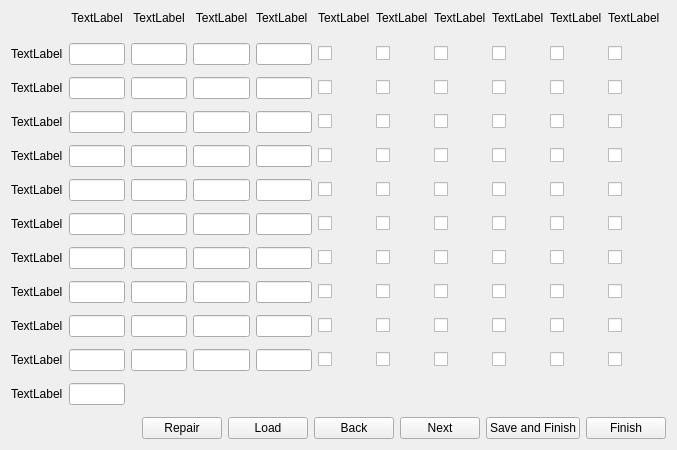
<?xml version="1.0" encoding="UTF-8"?>
<ui version="4.0">
 <class>Settings</class>
 <widget class="QWidget" name="Settings">
  <property name="geometry">
   <rect>
    <x>0</x>
    <y>0</y>
    <width>677</width>
    <height>450</height>
   </rect>
  </property>
  <property name="sizePolicy">
   <sizepolicy hsizetype="Preferred" vsizetype="Preferred">
    <horstretch>0</horstretch>
    <verstretch>0</verstretch>
   </sizepolicy>
  </property>
  <property name="focusPolicy">
   <enum>Qt::NoFocus</enum>
  </property>
  <property name="windowTitle">
   <string>Form</string>
  </property>
  <layout class="QGridLayout" name="gridLayout">
   <item row="16" column="10">
    <widget class="QCheckBox" name="checkBox86">
     <property name="text">
      <string/>
     </property>
    </widget>
   </item>
   <item row="6" column="5">
    <widget class="QCheckBox" name="checkBox31">
     <property name="text">
      <string/>
     </property>
    </widget>
   </item>
   <item row="4" column="10">
    <widget class="QCheckBox" name="checkBox26">
     <property name="text">
      <string/>
     </property>
    </widget>
   </item>
   <item row="6" column="6">
    <widget class="QCheckBox" name="checkBox32">
     <property name="text">
      <string/>
     </property>
    </widget>
   </item>
   <item row="18" column="5">
    <widget class="QCheckBox" name="checkBox91">
     <property name="text">
      <string/>
     </property>
    </widget>
   </item>
   <item row="6" column="7">
    <widget class="QCheckBox" name="checkBox33">
     <property name="text">
      <string/>
     </property>
    </widget>
   </item>
   <item row="18" column="6">
    <widget class="QCheckBox" name="checkBox92">
     <property name="text">
      <string/>
     </property>
    </widget>
   </item>
   <item row="6" column="8">
    <widget class="QCheckBox" name="checkBox34">
     <property name="text">
      <string/>
     </property>
    </widget>
   </item>
   <item row="18" column="7">
    <widget class="QCheckBox" name="checkBox93">
     <property name="text">
      <string/>
     </property>
    </widget>
   </item>
   <item row="6" column="9">
    <widget class="QCheckBox" name="checkBox35">
     <property name="text">
      <string/>
     </property>
    </widget>
   </item>
   <item row="8" column="6">
    <widget class="QCheckBox" name="checkBox42">
     <property name="text">
      <string/>
     </property>
    </widget>
   </item>
   <item row="6" column="10">
    <widget class="QCheckBox" name="checkBox36">
     <property name="text">
      <string/>
     </property>
    </widget>
   </item>
   <item row="8" column="5">
    <widget class="QCheckBox" name="checkBox41">
     <property name="text">
      <string/>
     </property>
    </widget>
   </item>
   <item row="8" column="8">
    <widget class="QCheckBox" name="checkBox44">
     <property name="text">
      <string/>
     </property>
    </widget>
   </item>
   <item row="8" column="9">
    <widget class="QCheckBox" name="checkBox45">
     <property name="text">
      <string/>
     </property>
    </widget>
   </item>
   <item row="8" column="10">
    <widget class="QCheckBox" name="checkBox46">
     <property name="text">
      <string/>
     </property>
    </widget>
   </item>
   <item row="8" column="7">
    <widget class="QCheckBox" name="checkBox43">
     <property name="text">
      <string/>
     </property>
    </widget>
   </item>
   <item row="1" column="3">
    <spacer name="verticalSpacer_3">
     <property name="orientation">
      <enum>Qt::Vertical</enum>
     </property>
     <property name="sizeHint" stdset="0">
      <size>
       <width>20</width>
       <height>40</height>
      </size>
     </property>
    </spacer>
   </item>
   <item row="2" column="0">
    <widget class="QLabel" name="label1">
     <property name="text">
      <string>TextLabel</string>
     </property>
     <property name="wordWrap">
      <bool>true</bool>
     </property>
    </widget>
   </item>
   <item row="1" column="2">
    <spacer name="verticalSpacer_2">
     <property name="orientation">
      <enum>Qt::Vertical</enum>
     </property>
     <property name="sizeHint" stdset="0">
      <size>
       <width>20</width>
       <height>40</height>
      </size>
     </property>
    </spacer>
   </item>
   <item row="0" column="2">
    <widget class="QLabel" name="label13">
     <property name="text">
      <string>TextLabel</string>
     </property>
     <property name="alignment">
      <set>Qt::AlignCenter</set>
     </property>
     <property name="wordWrap">
      <bool>true</bool>
     </property>
    </widget>
   </item>
   <item row="18" column="8">
    <widget class="QCheckBox" name="checkBox94">
     <property name="text">
      <string/>
     </property>
    </widget>
   </item>
   <item row="10" column="2">
    <widget class="QLineEdit" name="lineEdit52"/>
   </item>
   <item row="8" column="2">
    <widget class="QLineEdit" name="lineEdit42"/>
   </item>
   <item row="0" column="1">
    <widget class="QLabel" name="label12">
     <property name="text">
      <string>TextLabel</string>
     </property>
     <property name="alignment">
      <set>Qt::AlignCenter</set>
     </property>
     <property name="wordWrap">
      <bool>true</bool>
     </property>
    </widget>
   </item>
   <item row="8" column="0">
    <widget class="QLabel" name="label4">
     <property name="text">
      <string>TextLabel</string>
     </property>
     <property name="wordWrap">
      <bool>true</bool>
     </property>
    </widget>
   </item>
   <item row="2" column="1">
    <widget class="QLineEdit" name="lineEdit11">
     <property name="readOnly">
      <bool>false</bool>
     </property>
     <property name="clearButtonEnabled">
      <bool>false</bool>
     </property>
    </widget>
   </item>
   <item row="4" column="3">
    <widget class="QLineEdit" name="lineEdit23"/>
   </item>
   <item row="8" column="3">
    <widget class="QLineEdit" name="lineEdit43"/>
   </item>
   <item row="10" column="0">
    <widget class="QLabel" name="label5">
     <property name="layoutDirection">
      <enum>Qt::LeftToRight</enum>
     </property>
     <property name="text">
      <string>TextLabel</string>
     </property>
     <property name="wordWrap">
      <bool>true</bool>
     </property>
    </widget>
   </item>
   <item row="10" column="5">
    <widget class="QCheckBox" name="checkBox51">
     <property name="text">
      <string/>
     </property>
    </widget>
   </item>
   <item row="6" column="3">
    <widget class="QLineEdit" name="lineEdit33"/>
   </item>
   <item row="6" column="1">
    <widget class="QLineEdit" name="lineEdit31"/>
   </item>
   <item row="4" column="2">
    <widget class="QLineEdit" name="lineEdit22"/>
   </item>
   <item row="1" column="1">
    <spacer name="verticalSpacer">
     <property name="orientation">
      <enum>Qt::Vertical</enum>
     </property>
     <property name="sizeHint" stdset="0">
      <size>
       <width>20</width>
       <height>40</height>
      </size>
     </property>
    </spacer>
   </item>
   <item row="2" column="2">
    <widget class="QLineEdit" name="lineEdit12"/>
   </item>
   <item row="4" column="0">
    <widget class="QLabel" name="label2">
     <property name="text">
      <string>TextLabel</string>
     </property>
     <property name="wordWrap">
      <bool>true</bool>
     </property>
    </widget>
   </item>
   <item row="12" column="0">
    <widget class="QLabel" name="label6">
     <property name="text">
      <string>TextLabel</string>
     </property>
     <property name="wordWrap">
      <bool>true</bool>
     </property>
    </widget>
   </item>
   <item row="2" column="3">
    <widget class="QLineEdit" name="lineEdit13"/>
   </item>
   <item row="14" column="0">
    <widget class="QLabel" name="label7">
     <property name="text">
      <string>TextLabel</string>
     </property>
     <property name="wordWrap">
      <bool>true</bool>
     </property>
    </widget>
   </item>
   <item row="4" column="1">
    <widget class="QLineEdit" name="lineEdit21"/>
   </item>
   <item row="6" column="2">
    <widget class="QLineEdit" name="lineEdit32"/>
   </item>
   <item row="8" column="1">
    <widget class="QLineEdit" name="lineEdit41"/>
   </item>
   <item row="6" column="0">
    <widget class="QLabel" name="label3">
     <property name="text">
      <string>TextLabel</string>
     </property>
     <property name="wordWrap">
      <bool>true</bool>
     </property>
    </widget>
   </item>
   <item row="10" column="1">
    <widget class="QLineEdit" name="lineEdit51"/>
   </item>
   <item row="0" column="3">
    <widget class="QLabel" name="label14">
     <property name="text">
      <string>TextLabel</string>
     </property>
     <property name="alignment">
      <set>Qt::AlignCenter</set>
     </property>
     <property name="wordWrap">
      <bool>true</bool>
     </property>
    </widget>
   </item>
   <item row="5" column="0">
    <spacer name="verticalSpacer_5">
     <property name="orientation">
      <enum>Qt::Vertical</enum>
     </property>
     <property name="sizeHint" stdset="0">
      <size>
       <width>20</width>
       <height>40</height>
      </size>
     </property>
    </spacer>
   </item>
   <item row="9" column="0">
    <spacer name="verticalSpacer_7">
     <property name="orientation">
      <enum>Qt::Vertical</enum>
     </property>
     <property name="sizeHint" stdset="0">
      <size>
       <width>20</width>
       <height>40</height>
      </size>
     </property>
    </spacer>
   </item>
   <item row="11" column="0">
    <spacer name="verticalSpacer_8">
     <property name="orientation">
      <enum>Qt::Vertical</enum>
     </property>
     <property name="sizeHint" stdset="0">
      <size>
       <width>20</width>
       <height>40</height>
      </size>
     </property>
    </spacer>
   </item>
   <item row="15" column="0">
    <spacer name="verticalSpacer_10">
     <property name="orientation">
      <enum>Qt::Vertical</enum>
     </property>
     <property name="sizeHint" stdset="0">
      <size>
       <width>20</width>
       <height>40</height>
      </size>
     </property>
    </spacer>
   </item>
   <item row="10" column="3">
    <widget class="QLineEdit" name="lineEdit53"/>
   </item>
   <item row="16" column="0">
    <widget class="QLabel" name="label8">
     <property name="text">
      <string>TextLabel</string>
     </property>
     <property name="wordWrap">
      <bool>true</bool>
     </property>
    </widget>
   </item>
   <item row="7" column="0">
    <spacer name="verticalSpacer_6">
     <property name="orientation">
      <enum>Qt::Vertical</enum>
     </property>
     <property name="sizeHint" stdset="0">
      <size>
       <width>20</width>
       <height>40</height>
      </size>
     </property>
    </spacer>
   </item>
   <item row="17" column="0">
    <spacer name="verticalSpacer_11">
     <property name="orientation">
      <enum>Qt::Vertical</enum>
     </property>
     <property name="sizeHint" stdset="0">
      <size>
       <width>20</width>
       <height>40</height>
      </size>
     </property>
    </spacer>
   </item>
   <item row="13" column="0">
    <spacer name="verticalSpacer_9">
     <property name="orientation">
      <enum>Qt::Vertical</enum>
     </property>
     <property name="sizeHint" stdset="0">
      <size>
       <width>20</width>
       <height>40</height>
      </size>
     </property>
    </spacer>
   </item>
   <item row="3" column="0">
    <spacer name="verticalSpacer_4">
     <property name="orientation">
      <enum>Qt::Vertical</enum>
     </property>
     <property name="sizeHint" stdset="0">
      <size>
       <width>20</width>
       <height>40</height>
      </size>
     </property>
    </spacer>
   </item>
   <item row="0" column="0" rowspan="2">
    <widget class="QLabel" name="labelpct">
     <property name="sizePolicy">
      <sizepolicy hsizetype="Ignored" vsizetype="Ignored">
       <horstretch>0</horstretch>
       <verstretch>0</verstretch>
      </sizepolicy>
     </property>
     <property name="text">
      <string/>
     </property>
     <property name="alignment">
      <set>Qt::AlignCenter</set>
     </property>
    </widget>
   </item>
   <item row="10" column="7">
    <widget class="QCheckBox" name="checkBox53">
     <property name="text">
      <string/>
     </property>
    </widget>
   </item>
   <item row="18" column="0">
    <widget class="QLabel" name="label9">
     <property name="text">
      <string>TextLabel</string>
     </property>
     <property name="wordWrap">
      <bool>true</bool>
     </property>
    </widget>
   </item>
   <item row="19" column="0">
    <spacer name="verticalSpacer_12">
     <property name="orientation">
      <enum>Qt::Vertical</enum>
     </property>
     <property name="sizeHint" stdset="0">
      <size>
       <width>20</width>
       <height>40</height>
      </size>
     </property>
    </spacer>
   </item>
   <item row="10" column="6">
    <widget class="QCheckBox" name="checkBox52">
     <property name="text">
      <string/>
     </property>
    </widget>
   </item>
   <item row="21" column="0">
    <spacer name="verticalSpacer_13">
     <property name="orientation">
      <enum>Qt::Vertical</enum>
     </property>
     <property name="sizeHint" stdset="0">
      <size>
       <width>20</width>
       <height>40</height>
      </size>
     </property>
    </spacer>
   </item>
   <item row="20" column="0">
    <widget class="QLabel" name="label10">
     <property name="text">
      <string>TextLabel</string>
     </property>
     <property name="wordWrap">
      <bool>false</bool>
     </property>
    </widget>
   </item>
   <item row="10" column="8">
    <widget class="QCheckBox" name="checkBox54">
     <property name="text">
      <string/>
     </property>
    </widget>
   </item>
   <item row="10" column="10">
    <widget class="QCheckBox" name="checkBox56">
     <property name="text">
      <string/>
     </property>
    </widget>
   </item>
   <item row="18" column="9">
    <widget class="QCheckBox" name="checkBox95">
     <property name="text">
      <string/>
     </property>
    </widget>
   </item>
   <item row="10" column="9">
    <widget class="QCheckBox" name="checkBox55">
     <property name="text">
      <string/>
     </property>
    </widget>
   </item>
   <item row="12" column="6">
    <widget class="QCheckBox" name="checkBox62">
     <property name="text">
      <string/>
     </property>
    </widget>
   </item>
   <item row="18" column="10">
    <widget class="QCheckBox" name="checkBox96">
     <property name="text">
      <string/>
     </property>
    </widget>
   </item>
   <item row="12" column="5">
    <widget class="QCheckBox" name="checkBox61">
     <property name="text">
      <string/>
     </property>
    </widget>
   </item>
   <item row="12" column="7">
    <widget class="QCheckBox" name="checkBox63">
     <property name="text">
      <string/>
     </property>
    </widget>
   </item>
   <item row="12" column="9">
    <widget class="QCheckBox" name="checkBox65">
     <property name="text">
      <string/>
     </property>
    </widget>
   </item>
   <item row="12" column="10">
    <widget class="QCheckBox" name="checkBox66">
     <property name="text">
      <string/>
     </property>
    </widget>
   </item>
   <item row="12" column="8">
    <widget class="QCheckBox" name="checkBox64">
     <property name="text">
      <string/>
     </property>
    </widget>
   </item>
   <item row="14" column="5">
    <widget class="QCheckBox" name="checkBox71">
     <property name="text">
      <string/>
     </property>
    </widget>
   </item>
   <item row="20" column="7">
    <widget class="QCheckBox" name="checkBox103">
     <property name="text">
      <string/>
     </property>
    </widget>
   </item>
   <item row="14" column="7">
    <widget class="QCheckBox" name="checkBox73">
     <property name="text">
      <string/>
     </property>
    </widget>
   </item>
   <item row="14" column="6">
    <widget class="QCheckBox" name="checkBox72">
     <property name="text">
      <string/>
     </property>
    </widget>
   </item>
   <item row="20" column="5">
    <widget class="QCheckBox" name="checkBox101">
     <property name="text">
      <string/>
     </property>
    </widget>
   </item>
   <item row="20" column="6">
    <widget class="QCheckBox" name="checkBox102">
     <property name="text">
      <string/>
     </property>
    </widget>
   </item>
   <item row="1" column="5">
    <spacer name="verticalSpacer_14">
     <property name="orientation">
      <enum>Qt::Vertical</enum>
     </property>
     <property name="sizeHint" stdset="0">
      <size>
       <width>20</width>
       <height>40</height>
      </size>
     </property>
    </spacer>
   </item>
   <item row="12" column="2">
    <widget class="QLineEdit" name="lineEdit62"/>
   </item>
   <item row="20" column="8">
    <widget class="QCheckBox" name="checkBox104">
     <property name="text">
      <string/>
     </property>
    </widget>
   </item>
   <item row="14" column="8">
    <widget class="QCheckBox" name="checkBox74">
     <property name="text">
      <string/>
     </property>
    </widget>
   </item>
   <item row="12" column="1">
    <widget class="QLineEdit" name="lineEdit61"/>
   </item>
   <item row="1" column="10">
    <spacer name="verticalSpacer_19">
     <property name="orientation">
      <enum>Qt::Vertical</enum>
     </property>
     <property name="sizeHint" stdset="0">
      <size>
       <width>20</width>
       <height>40</height>
      </size>
     </property>
    </spacer>
   </item>
   <item row="1" column="9">
    <spacer name="verticalSpacer_18">
     <property name="orientation">
      <enum>Qt::Vertical</enum>
     </property>
     <property name="sizeHint" stdset="0">
      <size>
       <width>20</width>
       <height>40</height>
      </size>
     </property>
    </spacer>
   </item>
   <item row="14" column="9">
    <widget class="QCheckBox" name="checkBox75">
     <property name="text">
      <string/>
     </property>
    </widget>
   </item>
   <item row="2" column="5">
    <widget class="QCheckBox" name="checkBox11">
     <property name="layoutDirection">
      <enum>Qt::LeftToRight</enum>
     </property>
     <property name="text">
      <string/>
     </property>
    </widget>
   </item>
   <item row="1" column="6">
    <spacer name="verticalSpacer_15">
     <property name="orientation">
      <enum>Qt::Vertical</enum>
     </property>
     <property name="sizeHint" stdset="0">
      <size>
       <width>20</width>
       <height>40</height>
      </size>
     </property>
    </spacer>
   </item>
   <item row="12" column="3">
    <widget class="QLineEdit" name="lineEdit63"/>
   </item>
   <item row="20" column="10">
    <widget class="QCheckBox" name="checkBox106">
     <property name="text">
      <string/>
     </property>
    </widget>
   </item>
   <item row="14" column="1">
    <widget class="QLineEdit" name="lineEdit71"/>
   </item>
   <item row="14" column="2">
    <widget class="QLineEdit" name="lineEdit72"/>
   </item>
   <item row="1" column="7">
    <spacer name="verticalSpacer_16">
     <property name="orientation">
      <enum>Qt::Vertical</enum>
     </property>
     <property name="sizeHint" stdset="0">
      <size>
       <width>20</width>
       <height>40</height>
      </size>
     </property>
    </spacer>
   </item>
   <item row="20" column="9">
    <widget class="QCheckBox" name="checkBox105">
     <property name="text">
      <string/>
     </property>
    </widget>
   </item>
   <item row="1" column="8">
    <spacer name="verticalSpacer_17">
     <property name="orientation">
      <enum>Qt::Vertical</enum>
     </property>
     <property name="sizeHint" stdset="0">
      <size>
       <width>20</width>
       <height>40</height>
      </size>
     </property>
    </spacer>
   </item>
   <item row="2" column="7">
    <widget class="QCheckBox" name="checkBox13">
     <property name="text">
      <string/>
     </property>
    </widget>
   </item>
   <item row="2" column="10">
    <widget class="QCheckBox" name="checkBox16">
     <property name="text">
      <string/>
     </property>
    </widget>
   </item>
   <item row="2" column="8">
    <widget class="QCheckBox" name="checkBox14">
     <property name="text">
      <string/>
     </property>
    </widget>
   </item>
   <item row="16" column="2">
    <widget class="QLineEdit" name="lineEdit82"/>
   </item>
   <item row="2" column="9">
    <widget class="QCheckBox" name="checkBox15">
     <property name="text">
      <string/>
     </property>
    </widget>
   </item>
   <item row="4" column="5">
    <widget class="QCheckBox" name="checkBox21">
     <property name="text">
      <string/>
     </property>
    </widget>
   </item>
   <item row="14" column="3">
    <widget class="QLineEdit" name="lineEdit73"/>
   </item>
   <item row="16" column="3">
    <widget class="QLineEdit" name="lineEdit83"/>
   </item>
   <item row="16" column="1">
    <widget class="QLineEdit" name="lineEdit81"/>
   </item>
   <item row="20" column="2">
    <widget class="QLineEdit" name="lineEdit102"/>
   </item>
   <item row="2" column="6">
    <widget class="QCheckBox" name="checkBox12">
     <property name="text">
      <string/>
     </property>
    </widget>
   </item>
   <item row="18" column="1">
    <widget class="QLineEdit" name="lineEdit91"/>
   </item>
   <item row="18" column="2">
    <widget class="QLineEdit" name="lineEdit92"/>
   </item>
   <item row="18" column="3">
    <widget class="QLineEdit" name="lineEdit93"/>
   </item>
   <item row="20" column="1">
    <widget class="QLineEdit" name="lineEdit101"/>
   </item>
   <item row="20" column="3">
    <widget class="QLineEdit" name="lineEdit103"/>
   </item>
   <item row="4" column="6">
    <widget class="QCheckBox" name="checkBox22">
     <property name="text">
      <string/>
     </property>
    </widget>
   </item>
   <item row="4" column="8">
    <widget class="QCheckBox" name="checkBox24">
     <property name="text">
      <string/>
     </property>
    </widget>
   </item>
   <item row="4" column="7">
    <widget class="QCheckBox" name="checkBox23">
     <property name="text">
      <string/>
     </property>
    </widget>
   </item>
   <item row="16" column="9">
    <widget class="QCheckBox" name="checkBox85">
     <property name="text">
      <string/>
     </property>
    </widget>
   </item>
   <item row="14" column="10">
    <widget class="QCheckBox" name="checkBox76">
     <property name="text">
      <string/>
     </property>
    </widget>
   </item>
   <item row="0" column="6">
    <widget class="QLabel" name="label17">
     <property name="text">
      <string>TextLabel</string>
     </property>
     <property name="wordWrap">
      <bool>true</bool>
     </property>
    </widget>
   </item>
   <item row="16" column="5">
    <widget class="QCheckBox" name="checkBox81">
     <property name="text">
      <string/>
     </property>
    </widget>
   </item>
   <item row="0" column="7">
    <widget class="QLabel" name="label18">
     <property name="text">
      <string>TextLabel</string>
     </property>
     <property name="wordWrap">
      <bool>true</bool>
     </property>
    </widget>
   </item>
   <item row="0" column="9">
    <widget class="QLabel" name="label20">
     <property name="text">
      <string>TextLabel</string>
     </property>
     <property name="wordWrap">
      <bool>true</bool>
     </property>
    </widget>
   </item>
   <item row="16" column="7">
    <widget class="QCheckBox" name="checkBox83">
     <property name="text">
      <string/>
     </property>
    </widget>
   </item>
   <item row="0" column="5">
    <widget class="QLabel" name="label16">
     <property name="text">
      <string>TextLabel</string>
     </property>
     <property name="wordWrap">
      <bool>true</bool>
     </property>
    </widget>
   </item>
   <item row="16" column="6">
    <widget class="QCheckBox" name="checkBox82">
     <property name="text">
      <string/>
     </property>
    </widget>
   </item>
   <item row="0" column="8">
    <widget class="QLabel" name="label19">
     <property name="text">
      <string>TextLabel</string>
     </property>
     <property name="wordWrap">
      <bool>true</bool>
     </property>
    </widget>
   </item>
   <item row="16" column="8">
    <widget class="QCheckBox" name="checkBox84">
     <property name="text">
      <string/>
     </property>
    </widget>
   </item>
   <item row="0" column="10">
    <widget class="QLabel" name="label21">
     <property name="text">
      <string>TextLabel</string>
     </property>
     <property name="wordWrap">
      <bool>true</bool>
     </property>
    </widget>
   </item>
   <item row="4" column="9">
    <widget class="QCheckBox" name="checkBox25">
     <property name="text">
      <string/>
     </property>
    </widget>
   </item>
   <item row="0" column="4">
    <widget class="QLabel" name="label15">
     <property name="text">
      <string>TextLabel</string>
     </property>
     <property name="wordWrap">
      <bool>true</bool>
     </property>
    </widget>
   </item>
   <item row="22" column="0">
    <widget class="QLabel" name="label11">
     <property name="text">
      <string>TextLabel</string>
     </property>
     <property name="wordWrap">
      <bool>true</bool>
     </property>
    </widget>
   </item>
   <item row="23" column="0">
    <spacer name="verticalSpacer_20">
     <property name="orientation">
      <enum>Qt::Vertical</enum>
     </property>
     <property name="sizeHint" stdset="0">
      <size>
       <width>20</width>
       <height>40</height>
      </size>
     </property>
    </spacer>
   </item>
   <item row="4" column="4">
    <widget class="QLineEdit" name="lineEdit24"/>
   </item>
   <item row="1" column="4">
    <spacer name="verticalSpacer_21">
     <property name="orientation">
      <enum>Qt::Vertical</enum>
     </property>
     <property name="sizeHint" stdset="0">
      <size>
       <width>20</width>
       <height>40</height>
      </size>
     </property>
    </spacer>
   </item>
   <item row="6" column="4">
    <widget class="QLineEdit" name="lineEdit34"/>
   </item>
   <item row="8" column="4">
    <widget class="QLineEdit" name="lineEdit44"/>
   </item>
   <item row="14" column="4">
    <widget class="QLineEdit" name="lineEdit74"/>
   </item>
   <item row="18" column="4">
    <widget class="QLineEdit" name="lineEdit94"/>
   </item>
   <item row="10" column="4">
    <widget class="QLineEdit" name="lineEdit54"/>
   </item>
   <item row="16" column="4">
    <widget class="QLineEdit" name="lineEdit84"/>
   </item>
   <item row="20" column="4">
    <widget class="QLineEdit" name="lineEdit104"/>
   </item>
   <item row="22" column="1">
    <widget class="QLineEdit" name="lineEdit111"/>
   </item>
   <item row="12" column="4">
    <widget class="QLineEdit" name="lineEdit64"/>
   </item>
   <item row="2" column="4">
    <widget class="QLineEdit" name="lineEdit14"/>
   </item>
   <item row="24" column="0" colspan="12">
    <layout class="QHBoxLayout" name="horizontalLayout">
     <item>
      <spacer name="horizontalSpacer">
       <property name="orientation">
        <enum>Qt::Horizontal</enum>
       </property>
       <property name="sizeHint" stdset="0">
        <size>
         <width>40</width>
         <height>20</height>
        </size>
       </property>
      </spacer>
     </item>
     <item>
      <widget class="QPushButton" name="repairButton">
       <property name="text">
        <string>Repair</string>
       </property>
      </widget>
     </item>
     <item>
      <widget class="QPushButton" name="loadButton">
       <property name="text">
        <string>Load</string>
       </property>
      </widget>
     </item>
     <item>
      <widget class="QPushButton" name="backButton">
       <property name="text">
        <string>Back</string>
       </property>
      </widget>
     </item>
     <item>
      <widget class="QPushButton" name="nextButton">
       <property name="text">
        <string>Next</string>
       </property>
      </widget>
     </item>
     <item>
      <widget class="QPushButton" name="saveAndFinishButton">
       <property name="text">
        <string>Save and Finish</string>
       </property>
      </widget>
     </item>
     <item>
      <widget class="QPushButton" name="finishButton">
       <property name="text">
        <string>Finish</string>
       </property>
      </widget>
     </item>
    </layout>
   </item>
   <item row="2" column="11">
    <spacer name="horizontalSpacer_2">
     <property name="orientation">
      <enum>Qt::Horizontal</enum>
     </property>
     <property name="sizeHint" stdset="0">
      <size>
       <width>40</width>
       <height>20</height>
      </size>
     </property>
    </spacer>
   </item>
  </layout>
 </widget>
 <resources/>
 <connections/>
</ui>
